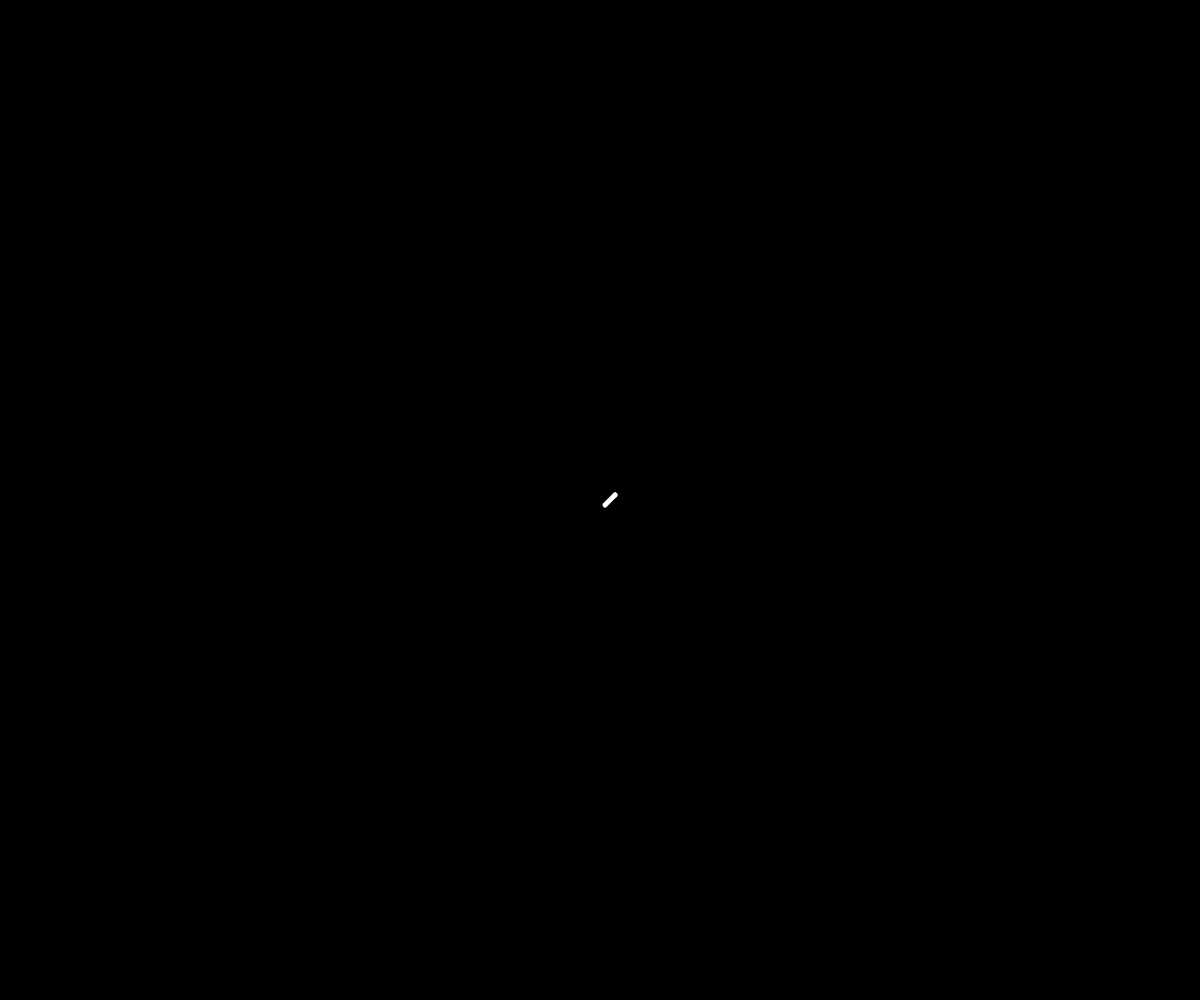
Frame 1 (no input)
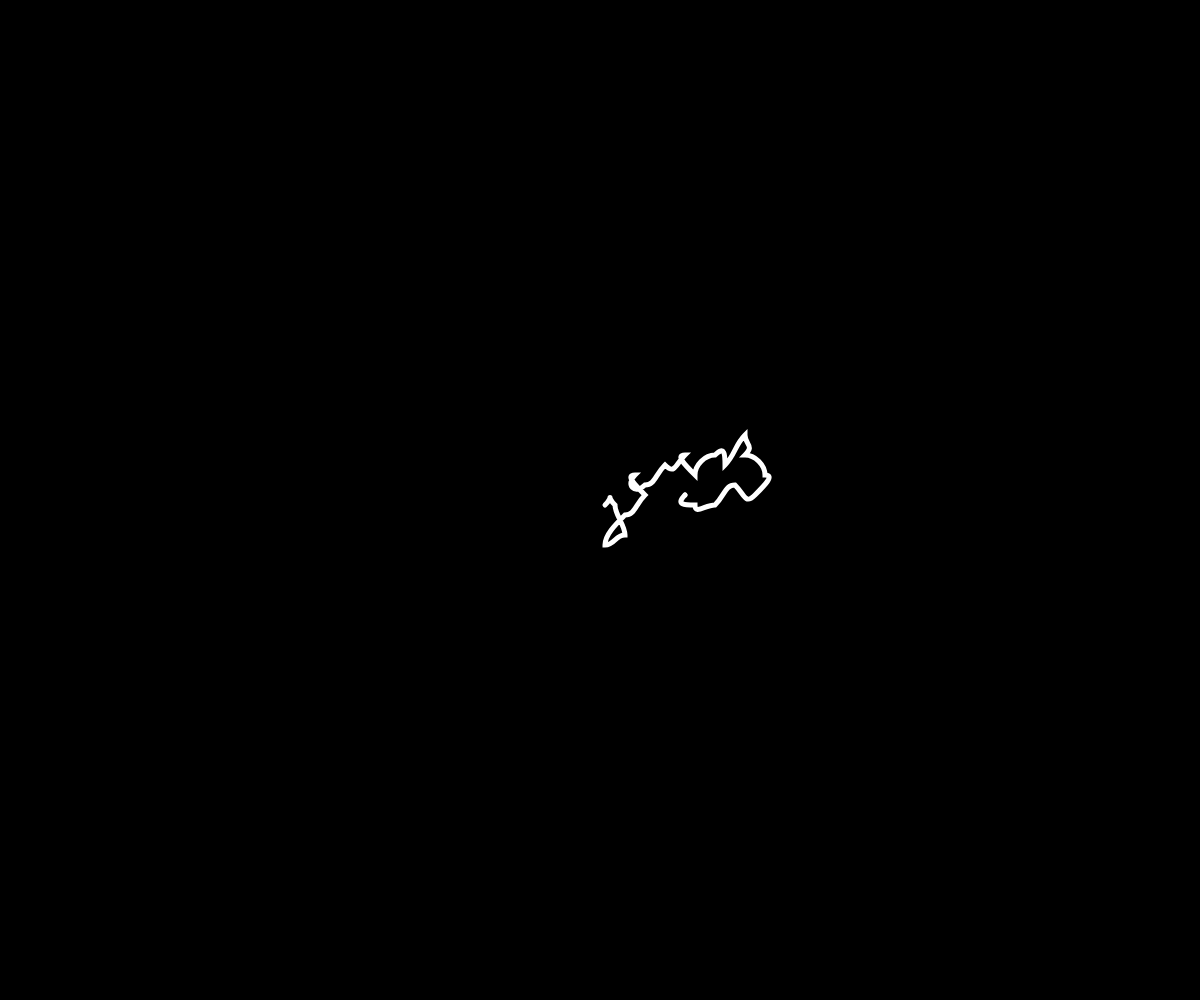
Frame 60 (no input)
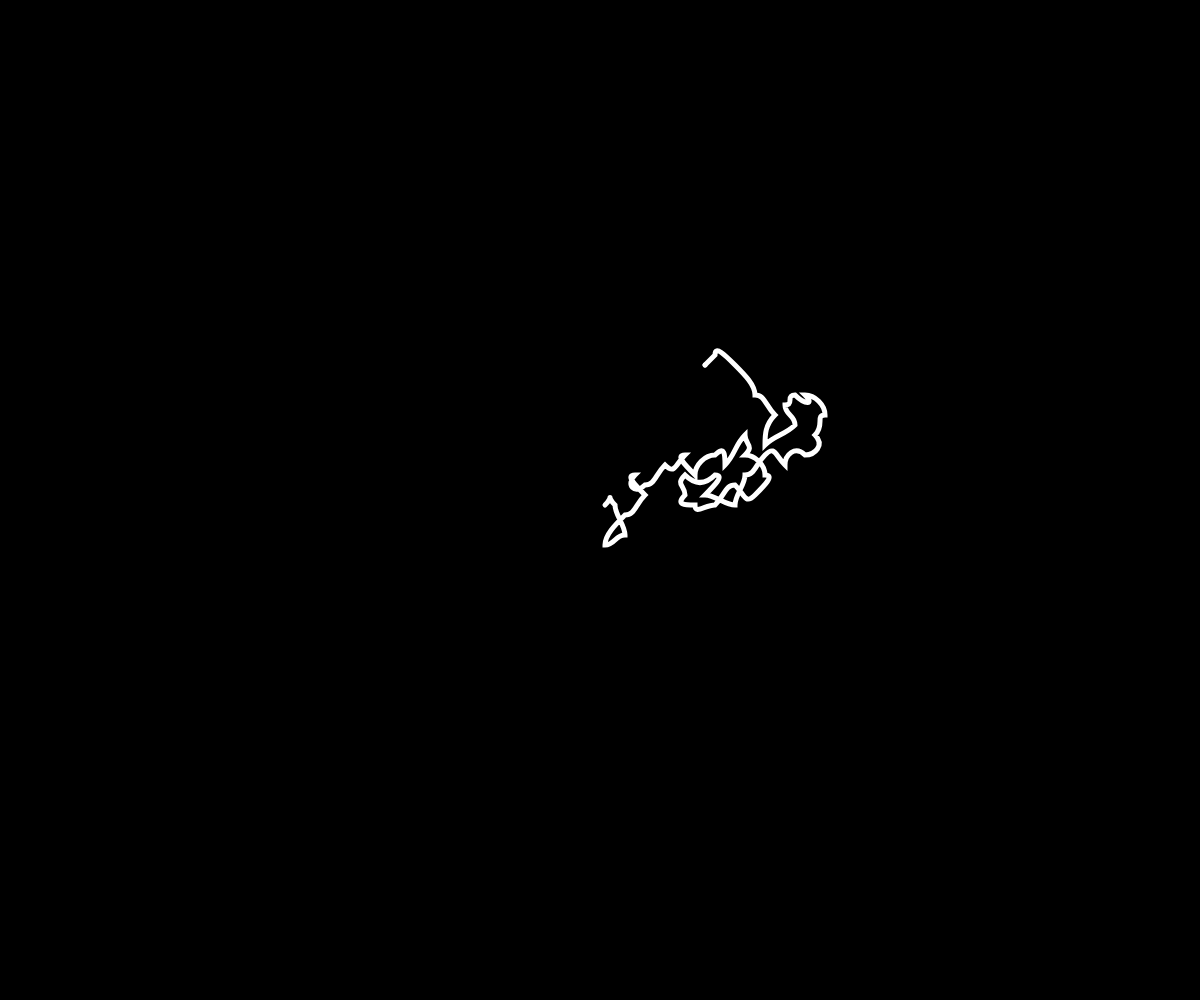
Frame 120 (the mouse pressed at the canvas centre since frame 60)

The p5.js sketch that drew these frames (run headless with seeded random() and noise() and a simulated clock; from frame 60 on, the mouse is pressed at the canvas centre):

// p5.js sketch
// ── sketch.js
// Self Avoiding Walk (With Bezier)
// The Coding Train / Daniel Shiffman
// https://thecodingtrain.com/CodingChallenges/162-self-avoiding-walk.html
// https://youtu.be/

// Basic: https://editor.p5js.org/codingtrain/sketches/2_4gyDD_9
// With Backtracking: https://editor.p5js.org/codingtrain/sketches/dRWS3A9nq
// 3D: https://editor.p5js.org/codingtrain/sketches/D0ONOlCDT
// With Bezier: https://editor.p5js.org/codingtrain/sketches/KFbX0NWgh
// With Recursion: https://editor.p5js.org/codingtrain/sketches/UPxBk1YiB
// Random Walk with Alpha: https://editor.p5js.org/codingtrain/sketches/IEw2RkDnJ

let grid;
let spacing = 10;
let cols, rows;
let path = [];
let spot;

function make2DArray(cols, rows) {
  let arr = new Array(cols);
  for (var i = 0; i < arr.length; i++) {
    arr[i] = new Array(rows);
  }
  return arr;
}

function setup() {
  createCanvas(windowWidth, windowHeight);
  cols = floor(width / spacing);
  rows = floor(height / spacing);
  background(51);
  grid = make2DArray(cols, rows);
  for (let i = 0; i < cols; i++) {
    for (let j = 0; j < rows; j++) {
      grid[i][j] = new Spot(i, j);
    }
  }
  spot = grid[floor(cols / 2)][floor(rows / 2)];
  path.push(spot);
  spot.visited = true;
  // frameRate(1);
}

function isValid(i, j) {
  if (i < 0 || i >= cols || j < 0 || j >= rows) {
    return false;
  }
  return !grid[i][j].visited;
}

function draw() {
  background(0);
  translate(spacing * 0.5, spacing * 0.5);

  //for (let i = 0; i < 50000; i++) {
  spot = spot.nextSpot();
  if (!spot) {
    let stuck = path.pop();
    stuck.clear();
    spot = path[path.length - 1];
  } else {
    path.push(spot);
    spot.visited = true;
  }

  if (path.length === cols * rows) {
    console.log("Solved!");
    noLoop();
    // break;
  }
  //}

  stroke(255);
  strokeWeight(spacing * 0.5);
  //fill(255,50);
  noFill();
  beginShape();
  vertex(path[0].x, path[0].y);
  //for (let spot of path) {
  for (let i = 1; i < path.length - 2; i += 3) {
    let control1 = path[i + 0];
    let control2 = path[i + 1];
    let anchor = path[i + 2];
    bezierVertex(
      control1.x,
      control1.y,
      control2.x,
      control2.y,
      anchor.x,
      anchor.y
    );
  }
  vertex(path[path.length - 1].x, path[path.length - 1].y);
  endShape();

  stroke(255);
  strokeWeight(spacing * 0.5);
  point(spot.x, spot.y);
}

// ── spot.js
// Self Avoiding Walk (With Bezier)
// The Coding Train / Daniel Shiffman
// https://thecodingtrain.com/CodingChallenges/162-self-avoiding-walk.html
// https://youtu.be/

// Basic: https://editor.p5js.org/codingtrain/sketches/2_4gyDD_9
// With Backtracking: https://editor.p5js.org/codingtrain/sketches/dRWS3A9nq
// 3D: https://editor.p5js.org/codingtrain/sketches/D0ONOlCDT
// With Bezier: https://editor.p5js.org/codingtrain/sketches/KFbX0NWgh
// With Recursion: https://editor.p5js.org/codingtrain/sketches/UPxBk1YiB
// Random Walk with Alpha: https://editor.p5js.org/codingtrain/sketches/IEw2RkDnJ

class Step {
  constructor(dx, dy) {
    this.dx = dx;
    this.dy = dy;
    this.tried = false;
  }
}

function allOptions() {
  return [
    new Step(1, 0),
    new Step(-1, 0),
    new Step(0, 1),
    new Step(0, -1),
    new Step(-1, -1),
    new Step(1, -1),
    new Step(1, 1),
    new Step(-1, 1),
  ];
}

class Spot {
  constructor(i, j) {
    this.i = i;
    this.j = j;
    this.x = i * spacing;
    this.y = j * spacing;
    this.options = allOptions();
    this.visited = false;
  }

  clear() {
    this.visited = false;
    this.options = allOptions();
  }

  nextSpot() {
    let validOptions = [];
    for (let option of this.options) {
      let newX = this.i + option.dx;
      let newY = this.j + option.dy;
      if (isValid(newX, newY) && !option.tried) {
        validOptions.push(option);
      }
    }

    if (validOptions.length > 0) {
      let step = random(validOptions);
      step.tried = true;
      return grid[this.i + step.dx][this.j + step.dy];
    }
    return undefined;
  }
}
